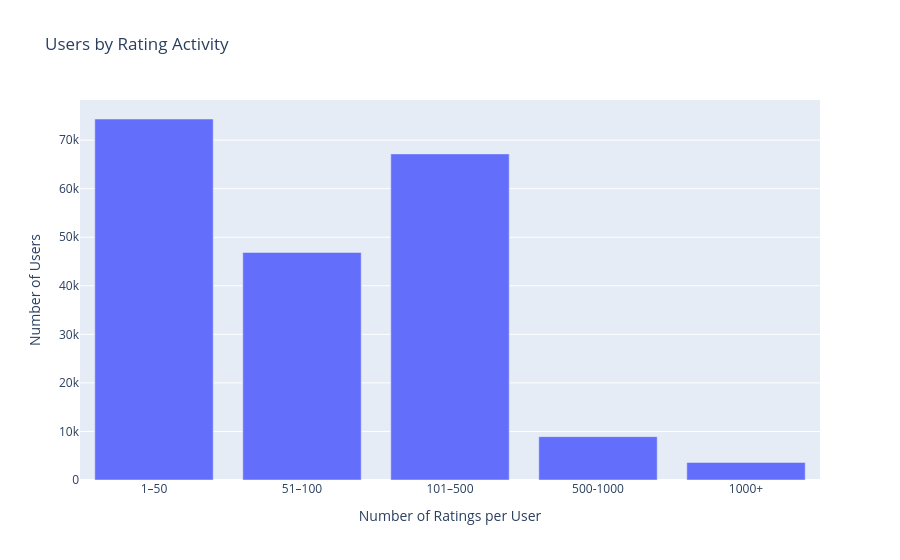

Here is the notebook cell this chart was saved with:
### Code cell
activity_counts = (
    user_activity
    .value_counts()
    .sort_index()
    .reset_index())

activity_counts.columns = ["activity_group", "user_count"]

fig = px.bar(
    activity_counts,
    x="activity_group",
    y="user_count",
    title="Users by Rating Activity",
    labels={
        "activity_group": "Number of Ratings per User",
        "user_count": "Number of Users"
    })

fig.show()

### Figure 1 — Plotly figure (JSON) as saved in the notebook; plotly's stock layout.template omitted (floating-point values rounded to 4 significant figures)
{"data": [{"hovertemplate": "Number of Ratings per User=%{x}<br>Number of Users=%{y}<extra></extra>", "legendgroup": "", "marker": {"color": "#636efa", "pattern": {"shape": ""}}, "name": "", "orientation": "v", "showlegend": false, "textposition": "auto", "type": "bar", "x": ["1–50", "51–100", "101–500", "500-1000", "1000+"], "xaxis": "x", "y": [74360, 46874, 67171, 8929, 3614], "yaxis": "y"}], "layout": {"barmode": "relative", "legend": {"tracegroupgap": 0}, "title": {"text": "Users by Rating Activity"}, "xaxis": {"anchor": "y", "domain": [0, 1], "title": {"text": "Number of Ratings per User"}}, "yaxis": {"anchor": "x", "domain": [0, 1], "title": {"text": "Number of Users"}}}}
